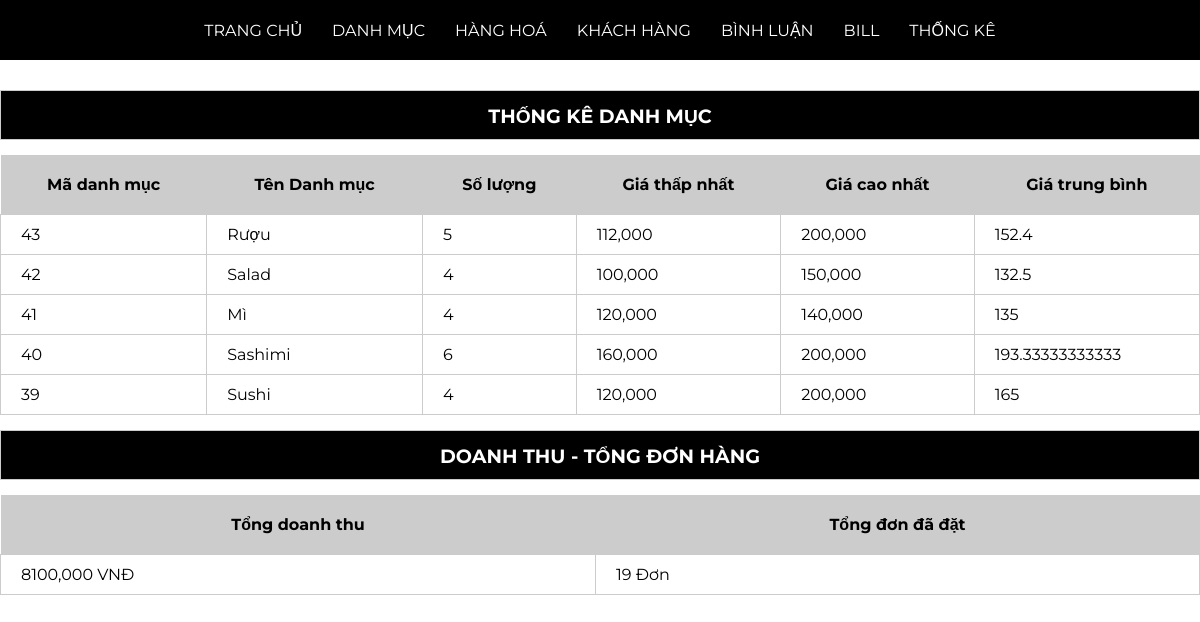
The page /admin/index.php?act=thongkebill on the database its author committed.
### tables this page shows
CREATE TABLE `danhmuc` (
  `id` int(11) NOT NULL,
  `namedm` varchar(255) NOT NULL,
  `imgdm` varchar(255) NOT NULL
);

### model/pdo.php (called while the page is built, shortened)
<?php
function pdo_get_connection(){
    $dburl = "mysql:host=localhost;dbname=duan1;charset=utf8";
    $username = 'root';
    $password = '';
    $conn = new PDO($dburl, $username, $password);
    $conn->setAttribute(PDO::ATTR_ERRMODE, PDO::ERRMODE_EXCEPTION);
    return $conn;
}
function pdo_query($sql){
    $sql_args = array_slice(func_get_args(), 1);
    try{
        $conn = pdo_get_connection();
        $stmt = $conn->prepare($sql);
        $stmt->execute($sql_args);
        $rows = $stmt->fetchAll();
        return $rows;
    }
    catch(PDOException $e){
        throw $e;
    }
    finally{
        unset($conn);
    }
}

### model/cart.php (called while the page is built, shortened)
<?php
function loadall_thongkebill(){
    $sql = "select danhmuc.id as madm,
         danhmuc.namedm as tendm,
         count(sanpham.id) as countsp,
         min(sanpham.newpricesp) as minpricesp,
         max(sanpham.newpricesp) as maxpricesp,
         avg (sanpham.newpricesp) as avgprice";
    $sql.=" from sanpham left join danhmuc on danhmuc.id=sanpham.iddm";
    $sql.= " group by danhmuc.id order by danhmuc.id desc";
    $listtk = pdo_query($sql);
    return $listtk;
}
function total_price() {
    $pdo = new PDO("mysql:host=localhost;dbname=duan1", "root", "");
    $sql = 'SELECT SUM(total) AS total_sumBill FROM bill';
    $stmt = $pdo->prepare($sql);
    $stmt->execute();
    $result = $stmt->fetch(PDO::FETCH_ASSOC);
    return $result['total_sumBill'];
}
function tongdon () {
    $pdo = new PDO("mysql:host=localhost;dbname=duan1", "root", "");
    $sql = "SELECT COUNT(*) AS total_amount FROM bill";
    $stmt = $pdo->prepare($sql);
    $stmt->execute();
    $result = $stmt->fetch(PDO::FETCH_ASSOC);
    return $result['total_amount'];
}

### admin/thongke/listthongke.php (the view, shortened to what this page needs)
<div class="row">
    <div class="row frmtitle">
        <H1>Thống kê danh mục</H1>
    </div>
    <div class="row mb10 frmdsloai">
        <table>
            <tr>
                <th>Mã danh mục</th>
                <th>Tên Danh mục</th>
                <th>Số lượng</th>
                <th>Giá thấp nhất</th>
                <th>Giá cao nhất</th>
                <th>Giá trung bình</th>
            </tr>
            <?php
            foreach ($listthongke as $thongke) {
                extract($thongke);
                echo ' <tr>
                        <td>'.$madm.'</td>
                        <td>'.$tendm.'</td>
                        <td>'.$countsp.'</td>
                        <td>'.$minpricesp.',000</td>
                        <td>'.$maxpricesp.',000</td>
                        <td>'.$avgprice.'</td>
                        </tr>
                ';
            }
            ?>
        </table>
        <div class="row frmtitle">
        <H1>Doanh thu - Tổng đơn hàng</H1>
        </div>
            <table>
            <tr>
                <th>Tổng doanh thu</th>
                <th>Tổng đơn đã đặt</th>
            </tr>
            <tr>
                <?php
                echo '
                <td>'.$total_price.',000 VNĐ</td>
                <td>'.$tongdon.' Đơn</td>
                ';
                ?>
            </tr>
        </table>
    </div>
    <div>
    <?php
         include "piechart.php";
    ?>
    </div>
</div>

### style/style.css (style rules this page uses)
* { box-sizing: border-box; padding: 0; margin: 0; font-family: 'Montserrat', sans-serif; font-size: 1rem; }
.row { width: 100%; }
.mb10 { margin-bottom: 10px; }
.frmtitle { background-color: #000; border: 1px #ccc solid; height: 50px; padding: 0px 20px; margin: 15px 0; }
.frmtitle h1 { line-height: 50px; font-size: 1.2rem; text-align: center; color: #fff; text-transform: uppercase; }
.frmdsloai table { width: 100%; border-collapse: collapse; }
.frmdsloai table th { padding: 20px; background-color: #CCC; }
.frmdsloai table td { padding: 10px 20px; border: 1px #CCC solid; }

### rows shown on the page
danhmuc: id "43", namedm "Rượu", countsp "5", minpricesp "112", maxpricesp "200", avgprice "152.4"
danhmuc: id "42", namedm "Salad", countsp "4", minpricesp "100", maxpricesp "150", avgprice "132.5"
danhmuc: id "41", namedm "Mì", countsp "4", minpricesp "120", maxpricesp "140", avgprice "135"
danhmuc: id "40", namedm "Sashimi", countsp "6", minpricesp "160", maxpricesp "200", avgprice "193.33333333333"
danhmuc: id "39", namedm "Sushi", countsp "4", minpricesp "120", maxpricesp "200", avgprice "165"

### other values the page prints
$total_price "8100"
$tongdon "19"
